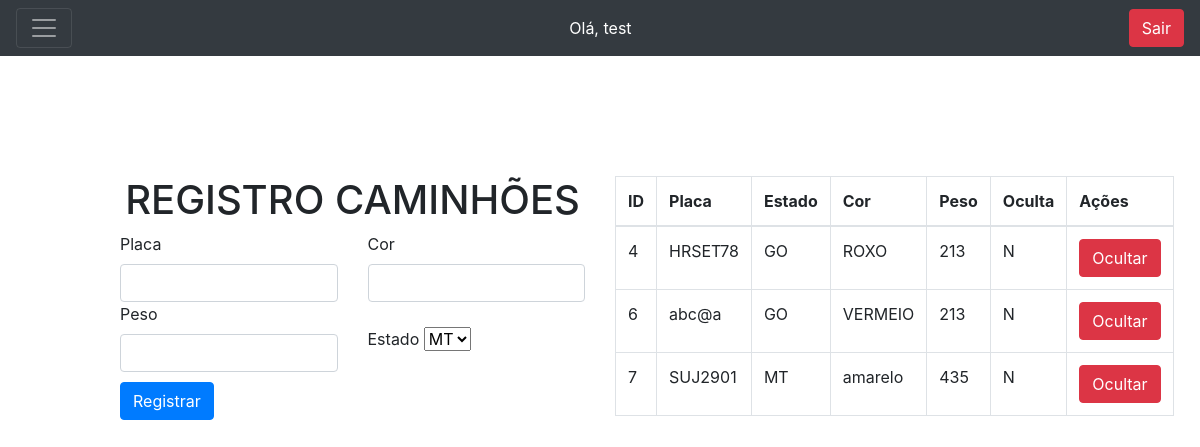
/frete.php (signed in), run on the app's committed database.
### tables this page shows
CREATE TABLE `frete` (
  `id_frete` int(11) NOT NULL,
  `user_id` int(11) NOT NULL,
  `placa` varchar(255) NOT NULL,
  `cor` varchar(255) NOT NULL,
  `estado` varchar(255) NOT NULL,
  `peso` int(11) NOT NULL,
  `oculta` char(1) DEFAULT 'N'
);

### frete.php (the view, shortened to what this page needs)
<?php
include("config.php");
$user = $_SESSION["id_user"];
$query_frete = "SELECT id_frete, placa, estado, cor, peso, oculta FROM frete WHERE user_id = $user";
$result_frete = mysqli_query($conn, $query_frete);
$registros_frete = mysqli_fetch_all($result_frete, MYSQLI_ASSOC);
?>
<!DOCTYPE html>
<html lang="en">
<head>
    <link rel="stylesheet" href="https://cdn.jsdelivr.net/npm/bootstrap@4.1.3/dist/css/bootstrap.min.css">
</head>
<body>
    <div class="Top-side">
        <div class="pos-f-t">
            <nav class="navbar navbar-dark bg-dark">
                <button class="navbar-toggler" type="button" data-toggle="collapse" data-target="#navbarToggleExternalContent" aria-controls="navbarToggleExternalContent" aria-expanded="false" aria-label="Toggle navigation">
                    <span class="navbar-toggler-icon"></span>
                </button>
                <div style="color: white;">
                    <?php
                    print "Olá, " . $_SESSION["nome"];
                    ?>
                </div>
                <?php
                print "<a href='logout.php' class='btn btn-danger'>Sair </a> ";
                ?>
            </nav>
        </div>
    </div>
    <div class="Back-Side" style="margin: 10%;">
        <div class="row">
            <div class="col-md-6">
                <div>
                    <h1 class="text-center">REGISTRO CAMINHÕES</h1>
                </div>
                <form class="row g-3" action="frete-back.php" method="POST">
                    <div class="col-md-6">
                        <label for="inputEmail4" class="form-label">Placa</label>
                        <input type="text" class="form-control" name="placa" id="placa">
                    </div>
                    <div class="col-md-6">
                        <label for="inputPassword4" class="form-label">Cor</label>
                        <input type="text" class="form-control" name="cor" id="cor">
                    </div>
                    <div class="col-md-6">
                        <label for="inputPassword4" class="form-label">Peso</label>
                        <input type="text" class="form-control" name="peso" id="cor" onkeypress="return onlyNumbers(event)">
                    </div>
                    <div class="col-md-4" style="margin-top: 5%;">
                        <label for="inputState" class="form-label">Estado</label>
                        <select id="inputState" class="form-select" name="estado">
                            <option selected>MT</option>
                        </select>
                    </div>
                    <div class="col-12" style="margin-top: 2%;">
                        <button type="submit" class="btn btn-primary">Registrar</button>
                    </div>
                </form>
            </div>
            <div class="col-md-6">
                <div class="col-form">
                    <?php
                    echo '<table class="table table-bordered">
                            <thead>
                                <tr>
                                    <th>ID</th>
                                    <th>Placa</th>
                                    <th>Estado</th>
                                    <th>Cor</th>
                                    <th>Peso</th>
                                    <th>Oculta</th>
                                    <th>Ações</th>
                                </tr>
                            </thead>
                            <tbody>';
                    foreach ($registros_frete as $registro_frete) {
                        echo '<tr>
                                <td>' . $registro_frete['id_frete'] . '</td>
                                <td>' . $registro_frete['placa'] . '</td>
                                <td>' . $registro_frete['estado'] . '</td>
                                <td>' . $registro_frete['cor'] . '</td>
                                <td>' . $registro_frete['peso'] . '</td>
                                <td>' . $registro_frete['oculta'] . '</td>
                                <td>';
                        if ($registro_frete['oculta'] == 'S') {
                            echo '<form action="frete.php" method="post">
                                    <input type="hidden" name="id_mostrar" value="' . $registro_frete['id_frete'] . '">
                                    <button type="submit" class="btn btn-success" name="mostrar">Mostrar</button>
                                </form>';
                        } else {
                            echo '<form action="frete.php" method="post">
                                    <input type="hidden" name="id_ocultar" value="' . $registro_frete['id_frete'] . '">
                                    <button type="submit" class="btn btn-danger" name="ocultar">Ocultar</button>
                                </form>';
                        }
                        echo '</td></tr>';
                    }
                    echo '</tbody></table>';
                    ?>
                </div>
            </div>
        </div>
    </div>
</body>
</html>

### data on the page
frete: id_frete "4", placa "HRSET78", estado "GO", cor "ROXO", peso "213", oculta "N"
frete: id_frete "6", placa "abc@a", estado "GO", cor "VERMEIO", peso "213", oculta "N"
frete: id_frete "7", placa "SUJ2901", estado "MT", cor "amarelo", peso "435", oculta "N"

### other printed values
$_SESSION["nome"] "test"
